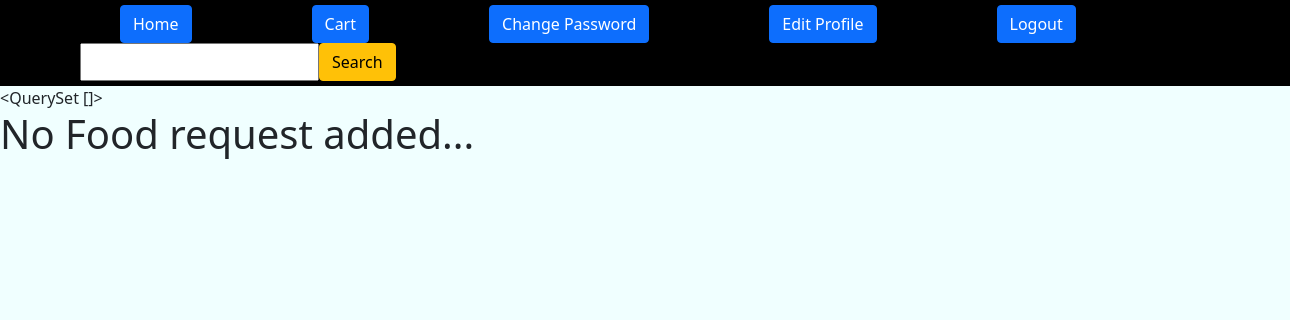
The app's page /Cart_NGO, older data.
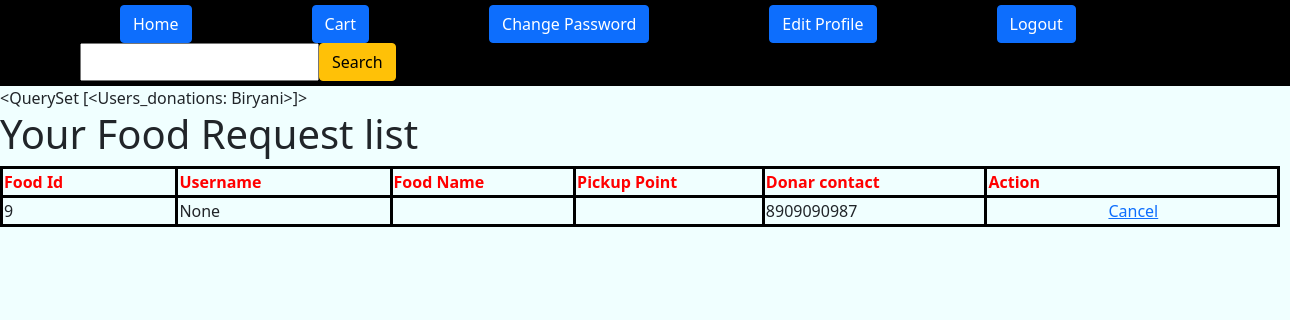
The same page, newer data.
### account/models.py (models this page shows)
class Users_donations(models.Model):
    food_name = models.CharField(max_length=100, verbose_name='Food Name')
    possibilities = (('VEG', 'VEG'), ('NON-VEG', 'NON-VEG'))
    food_type = models.CharField(max_length=100, choices=possibilities)
    quantity = models.PositiveIntegerField()
    date = models.DateTimeField(auto_now_add=True)
    donar_contact = models.CharField(max_length=10)
    food_pick_up = models.CharField(max_length=200)
    pincode = models.CharField(max_length=6)
    username = models.CharField(max_length=156,default=False)
    flag = models.CharField(max_length=12, default=False)
    def __str__(self):
        return (self.food_name)

### account/views.py (the view)
# urls.py: path('Cart_NGO', views.Cart_NGO, name='Cart_NGO'),
def Cart_NGO(request):
    print(request.user)
    data = Users_donations.objects.filter(flag=True)
    return render(request, 'NGO_cart.html', {'data': data})

### account/templates/NGO_cart.html (shortened to what this page needs)
{% include 'NGO_nav.html' %}
{% block content %}
<html lang="en">
<head>
    <link href="https://cdn.jsdelivr.net/npm/bootstrap@5.0.2/dist/css/bootstrap.min.css" rel="stylesheet">
</head>
<body>
{{data}}
    {% if data %}
<table>
     <h1>Your Food Request list</h1>
    <tr>
        <th>Food Id</th>
        <th>Username</th>
        <th>Food Name</th>
        <th>Pickup Point</th>
        <th>Donar contact</th>
        <th>Action</th>
    </tr>
{% for i in data %}
    <tr>
        <td>{{i.id}}</td>
        <td>{{i.username}}</td>
        <td>{{i.food_items}}</td>
        <td>{{i.pickup_point}}</td>
        <td>{{i.donar_contact}}</td>
        <td><a href="{% url 'cancel' i.id %}">Cancel</a></td>
    </tr>
{% endfor %}
    </table >
{% else %}
    <h1>No Food request added...</h1>
{% endif  %}
</body>
</html>
{% endblock%}

### account/templates/NGO_nav.html (shortened to what this page needs)
<!DOCTYPE html>
<html lang="en">
<head>
     <link href="https://cdn.jsdelivr.net/npm/bootstrap@5.0.2/dist/css/bootstrap.min.css" rel="stylesheet">
</head>
<body>
<div class="nav">
    <a href="{% url 'NGO_home' %}" class="btn btn-primary">Home</a>
    <a href="{% url 'Cart_NGO' %}" class="btn btn-primary">Cart</a>
    <a href="{% url 'changepwd' %}" class="btn btn-primary">Change Password</a>
    <a href="{% url 'editprofile' %}" class="btn btn-primary">Edit Profile</a>
    <a href="{% url 'logout' %}" class="btn btn-primary">Logout</a>
    <input  class='search ' type="search" >
    <input type="submit" class='btn btn-warning' value="Search">
</div>
</body>
</html>

### account/templates/NGO_nav.html (style rules this page uses)
.nav { background-color:black; padding:5px; }
a { margin-left:120px; }
.search { margin-left:80px; }

### account/templates/NGO_cart.html (style rules this page uses)
body { background-color:azure; }
table,th,td { border:solid black 3px; width:1280px; }
th { color:red; }

Row changes from the older to the newer data that the page shows:
added Users_donations: food_name "<QuerySet [<Users_donations: Biryani>]>", id "9", username "None", donar_contact "8909090987"
Text that changed along with them:
{{ data }}: "<QuerySet []>" → (not shown)
text no longer shown: "No Food request added..."
text now shown: "Your Food Request list Food Id Username Food Name Pickup Point Donar contact Action"
